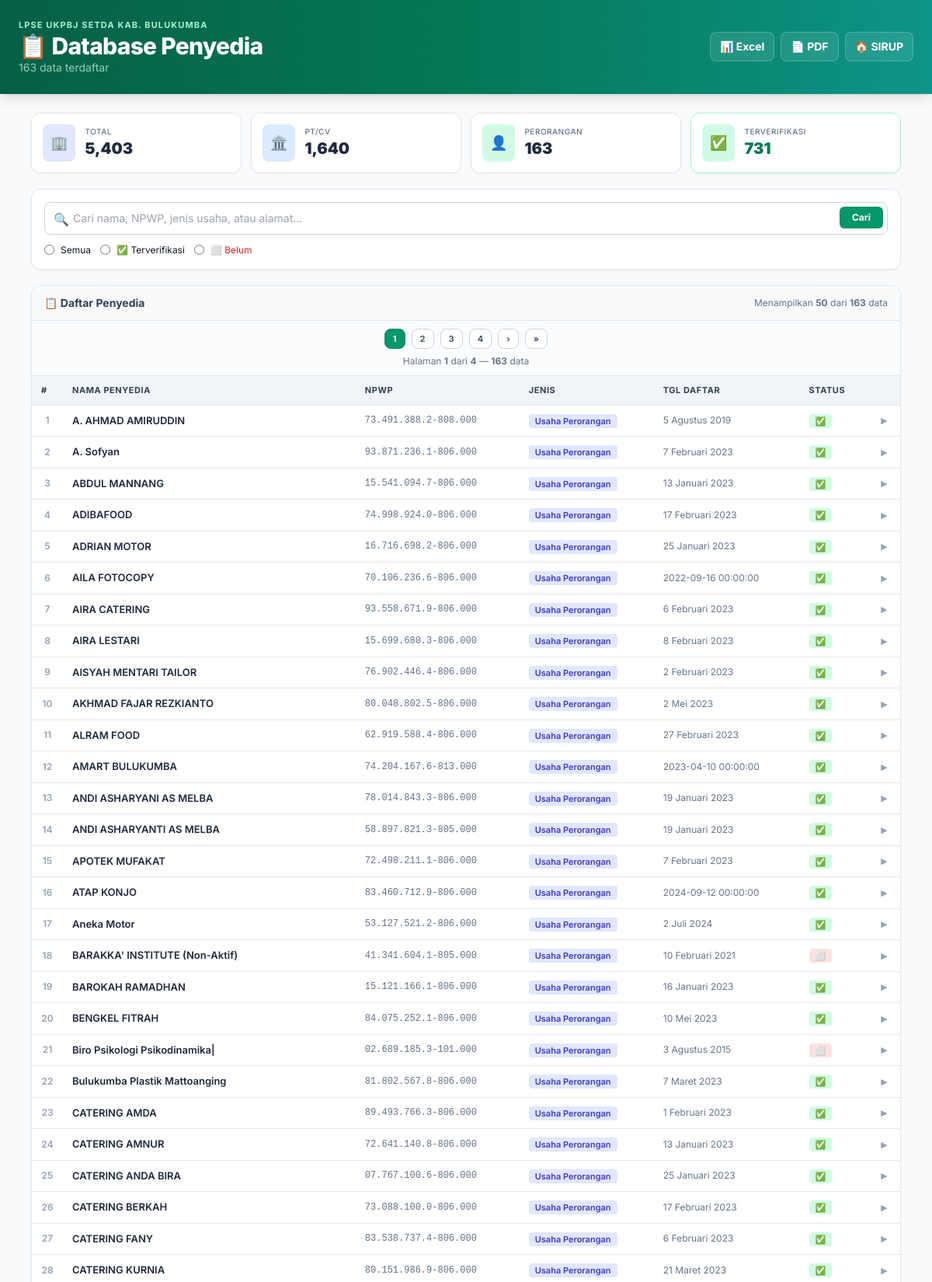
Page /penyedia?verif=perorangan (upper part) on the committed database.
### tables this page shows
CREATE TABLE penyedia (
    id INTEGER PRIMARY KEY AUTOINCREMENT,
    nama TEXT,
    npwp TEXT,
    email TEXT,
    tanggal_daftar TEXT,
    jenis_usaha TEXT,
    alamat TEXT,
    telepon TEXT,
    terverifikasi INTEGER DEFAULT 0
);

### app.py (the view)
@app.route('/penyedia')
def list_penyedia():
    search_query = request.args.get('search', '')
    verif_filter = request.args.get('verif', '')
    page = int(request.args.get('page', 1))
    per_page = 50
    offset = (page - 1) * per_page
    conn = get_db_connection()
    count_query = "SELECT COUNT(*) FROM penyedia WHERE 1=1"
    data_query = "SELECT * FROM penyedia WHERE 1=1"
    params = []
    if search_query:
        count_query += " AND (nama LIKE ? OR npwp LIKE ? OR jenis_usaha LIKE ? OR alamat LIKE ?)"
        data_query += " AND (nama LIKE ? OR npwp LIKE ? OR jenis_usaha LIKE ? OR alamat LIKE ?)"
        sq = f'%{search_query}%'
        params.extend([sq, sq, sq, sq])
    if verif_filter == 'verified':
        count_query += " AND terverifikasi = 1"
        data_query += " AND terverifikasi = 1"
    elif verif_filter == 'unverified':
        count_query += " AND (terverifikasi IS NULL OR terverifikasi = 0)"
        data_query += " AND (terverifikasi IS NULL OR terverifikasi = 0)"
    elif verif_filter == 'pt':
        count_query += " AND jenis_usaha LIKE '%PT%'"
        data_query += " AND jenis_usaha LIKE '%PT%'"
    elif verif_filter == 'perorangan':
        count_query += " AND (jenis_usaha LIKE '%Perorangan%' OR jenis_usaha LIKE '%Usaha Perorangan%')"
        data_query += " AND (jenis_usaha LIKE '%Perorangan%' OR jenis_usaha LIKE '%Usaha Perorangan%')"
    total_count = conn.execute(count_query, params).fetchone()[0] or 0
    data_query += " ORDER BY nama ASC LIMIT ? OFFSET ?"
    data_params = params + [per_page, offset]
    vendors = conn.execute(data_query, data_params).fetchall()
    total_vendors = conn.execute("SELECT COUNT(*) FROM penyedia").fetchone()[0] or 0
    total_pt = conn.execute("SELECT COUNT(*) FROM penyedia WHERE jenis_usaha LIKE '%PT%'").fetchone()[0] or 0
    total_perorangan = conn.execute("SELECT COUNT(*) FROM penyedia WHERE jenis_usaha LIKE '%Perorangan%'").fetchone()[0] or 0
    total_lainnya = total_vendors - total_pt - total_perorangan
    total_verified = conn.execute("SELECT COUNT(*) FROM penyedia WHERE terverifikasi = 1").fetchone()[0] or 0
    conn.close()
    return render_template('penyedia.html',
                           vendors=vendors, total_count=total_count,
                           total_vendors=total_vendors, total_pt=total_pt,
                           total_perorangan=total_perorangan, total_lainnya=total_lainnya,
                           total_verified=total_verified,
                           search_query=search_query, verif_filter=verif_filter,
                           page=page, per_page=per_page)

### app.py (called while the page is built)
def get_db_connection():
    conn = sqlite3.connect(DB_PATH)
    conn.row_factory = sqlite3.Row
    return conn

### templates/penyedia.html (shortened to what this page needs)
<!DOCTYPE html>
<html lang="id">
<head>
    <script src="https://cdn.tailwindcss.com"></script>
</head>
<body class="bg-slate-50 text-slate-900 min-h-screen">
<header class="bg-gradient-to-r from-emerald-800 via-emerald-700 to-teal-600 text-white py-6 px-4 shadow-lg">
    <div class="container mx-auto max-w-6xl">
        <div class="flex flex-col md:flex-row justify-between items-center gap-3">
            <div>
                <p class="text-emerald-200 text-[11px] font-bold tracking-widest uppercase">LPSE UKPBJ Setda Kab. Bulukumba</p>
                <h1 class="text-3xl font-extrabold tracking-tight">📋 Database Penyedia</h1>
                <p class="text-emerald-100/70 text-sm">{{ "{:,}".format(total_count) }} data terdaftar</p>
            </div>
            <div class="flex gap-2">
                <a href="/penyedia/export?search={{ search_query }}&verif={{ verif_filter }}&format=xlsx" class="bg-white/10 backdrop-blur text-white border border-white/20 px-3 py-2 rounded-lg font-bold hover:bg-white/20 text-sm">📊 Excel</a>
                <a href="/penyedia/export?search={{ search_query }}&verif={{ verif_filter }}&format=pdf" class="bg-white/10 backdrop-blur text-white border border-white/20 px-3 py-2 rounded-lg font-bold hover:bg-white/20 text-sm">📄 PDF</a>
                <a href="/" class="bg-white/10 backdrop-blur text-white border border-white/20 px-3 py-2 rounded-lg font-bold hover:bg-white/20 text-sm">🏠 SIRUP</a>
            </div>
        </div>
    </div>
</header>
<main class="container mx-auto max-w-6xl py-6 px-4">
    <div class="grid grid-cols-2 md:grid-cols-4 gap-3 mb-5">
        <a href="/penyedia" class="bg-white p-3.5 rounded-xl shadow-sm border border-slate-200 flex items-center gap-3 hover:shadow-md hover:border-indigo-300 hover:-translate-y-0.5 transition-all">
            <div class="bg-indigo-100 p-2.5 rounded-lg text-indigo-600 text-lg shrink-0">🏢</div>
            <div><p class="text-[10px] text-slate-500 font-medium uppercase tracking-wider">Total</p><p class="text-xl font-black text-slate-800" id="stat-total">{{ "{:,}".format(total_vendors) }}</p></div>
        </a>
        <a href="/penyedia?verif=pt" class="bg-white p-3.5 rounded-xl shadow-sm border border-slate-200 flex items-center gap-3 hover:shadow-md hover:border-blue-300 hover:-translate-y-0.5 transition-all">
            <div class="bg-blue-100 p-2.5 rounded-lg text-blue-600 text-lg shrink-0">🏛️</div>
            <div><p class="text-[10px] text-slate-500 font-medium uppercase tracking-wider">PT/CV</p><p class="text-xl font-black text-slate-800" id="stat-pt">{{ "{:,}".format(total_pt) }}</p></div>
        </a>
        <a href="/penyedia?verif=perorangan" class="bg-white p-3.5 rounded-xl shadow-sm border border-slate-200 flex items-center gap-3 hover:shadow-md hover:border-emerald-300 hover:-translate-y-0.5 transition-all">
            <div class="bg-emerald-100 p-2.5 rounded-lg text-emerald-600 text-lg shrink-0">👤</div>
            <div><p class="text-[10px] text-slate-500 font-medium uppercase tracking-wider">Perorangan</p><p class="text-xl font-black text-slate-800" id="stat-perorangan">{{ "{:,}".format(total_perorangan) }}</p></div>
        </a>
        <a href="/penyedia?verif=verified" class="bg-white p-3.5 rounded-xl shadow-sm border border-emerald-200 flex items-center gap-3 hover:shadow-md hover:border-emerald-400 hover:-translate-y-0.5 transition-all">
            <div class="bg-emerald-100 p-2.5 rounded-lg text-emerald-600 text-lg shrink-0">✅</div>
            <div><p class="text-[10px] text-slate-500 font-medium uppercase tracking-wider">Terverifikasi</p><p class="text-xl font-black text-emerald-700" id="stat-verified">{{ "{:,}".format(total_verified) }}</p></div>
        </a>
    </div>
    <div class="bg-white rounded-xl shadow-sm border border-slate-200 p-4 mb-5">
        <div class="space-y-3">
            <div class="relative">
                <input type="text" id="search-input" value="{{ search_query }}" placeholder="Cari nama, NPWP, jenis usaha, atau alamat..." class="w-full py-2.5 pl-9 pr-20 border border-slate-300 rounded-lg focus:ring-2 focus:ring-emerald-500 outline-none text-sm">
                <span class="absolute left-3 top-2.5 text-slate-400">🔍</span>
                <button id="search-btn" class="absolute right-1.5 top-1.5 bg-emerald-600 text-white px-4 py-1.5 rounded-md font-bold hover:bg-emerald-700 text-xs">Cari</button>
            </div>
            <div class="flex gap-3 text-xs">
                <label class="flex items-center gap-2 cursor-pointer"><input type="radio" name="verif" value="" {% if not verif_filter %}checked{% endif %} class="text-emerald-600 verif-radio"> <span>Semua</span></label>
                <label class="flex items-center gap-2 cursor-pointer"><input type="radio" name="verif" value="verified" {% if verif_filter == 'verified' %}checked{% endif %} class="text-emerald-600 verif-radio"> <span>✅ Terverifikasi</span></label>
                <label class="flex items-center gap-2 cursor-pointer"><input type="radio" name="verif" value="unverified" {% if verif_filter == 'unverified' %}checked{% endif %} class="text-emerald-600 verif-radio"> <span class="text-red-600">⬜ Belum</span></label>
            </div>
        </div>
    </div>
    <div class="bg-white rounded-xl shadow-sm border border-slate-200 overflow-hidden mb-6">
        <div class="px-4 py-3 border-b border-slate-200 bg-slate-50 flex justify-between items-center">
            <h2 class="font-bold text-slate-700 text-sm">📋 Daftar Penyedia</h2>
            <p class="text-xs text-slate-500" id="showing-info">Menampilkan <b>{{ vendors|length }}</b> dari <b>{{ "{:,}".format(total_count) }}</b> data</p>
        </div>
        <div id="penyedia-pagination-top" class="px-4 py-2.5 border-b border-slate-200 bg-slate-50/50 flex flex-col items-center gap-2">
        {% if total_count > per_page %}
        {% set tp = (total_count // per_page) + (1 if total_count % per_page > 0 else 0) %}
        {% set rs = 3 %}{% set s = [1, page - rs]|max %}{% set e = [tp, page + rs]|min %}
        <div class="flex items-center flex-wrap justify-center gap-2">
            {% for p in range(s, e + 1) %}
            {% if p == page %}
            <span class="px-2.5 py-1 text-[11px] font-bold rounded-lg border bg-emerald-600 text-white border-emerald-600">{{ p }}</span>
            {% else %}
            <button onclick="fetchPage({{ p }})" class="px-2.5 py-1 text-[11px] font-bold rounded-lg border bg-white text-slate-600 border-slate-300 hover:bg-indigo-50 hover:border-indigo-300" style="cursor:pointer">{{ p }}</button>
            {% endif %}
            {% endfor %}
            {% if page < tp %}
            <button onclick="fetchPage({{ page + 1 }})" class="px-2.5 py-1 text-[11px] font-bold rounded-lg border bg-white text-slate-600 border-slate-300 hover:bg-indigo-50 hover:border-indigo-300" style="cursor:pointer">›</button>
            <button onclick="fetchPage({{ tp }})" class="px-2.5 py-1 text-[11px] font-bold rounded-lg border bg-white text-slate-600 border-slate-300 hover:bg-indigo-50 hover:border-indigo-300" style="cursor:pointer">»</button>
            {% endif %}
        </div>
        <div class="text-xs text-slate-500">Halaman <b>{{ page }}</b> dari <b>{{ tp }}</b> — <b>{{ "{:,}".format(total_count) }}</b> data</div>
        {% endif %}
        </div>
        <div class="table-wrap">
            <table>
                <thead><tr><th>#</th><th>Nama Penyedia</th><th class="hide-mobile">NPWP</th><th>Jenis</th><th class="hide-mobile">Tgl Daftar</th><th>Status</th><th></th></tr></thead>
                <tbody id="penyedia-tbody">
                    {% for v in vendors %}
                    {% set rn = (page - 1) * per_page + loop.index %}
                    <tr onclick="toggleDetail(this, {{ v.id }})" style="cursor:pointer">
                        <td>{{ rn }}</td>
                        <td style="font-weight:600;color:#1e293b">{{ v.nama }}</td>
                        <td class="hide-mobile" style="font-family:monospace;font-size:12px;color:#64748b">{{ v.npwp }}</td>
                        <td>{% if v.jenis_usaha and v.jenis_usaha != '-' %}<span class="px-2 py-0.5 bg-indigo-100 text-indigo-700 rounded text-[11px] font-semibold">{{ v.jenis_usaha[:20] }}{% if v.jenis_usaha|length > 20 %}…{% endif %}</span>{% else %}<span class="text-slate-300">—</span>{% endif %}</td>
                        <td class="hide-mobile" style="color:#64748b;font-size:12px">{% if v.tanggal_daftar and v.tanggal_daftar != '-' %}{{ v.tanggal_daftar }}{% else %}<span class="text-slate-300">—</span>{% endif %}</td>
                        <td>{% if v.terverifikasi == 1 %}<span class="px-2 py-0.5 bg-emerald-100 text-emerald-700 rounded text-[11px] font-semibold">✅</span>{% else %}<span class="px-2 py-0.5 bg-red-100 text-red-700 rounded text-[11px] font-semibold">⬜</span>{% endif %}</td>
                        <td style="text-align:center;color:#94a3b8;font-size:11px"><span class="arr-{{ v.id }}" style="transition:transform 0.2s;display:inline-block">▶</span></td>
                    </tr>
                    {% else %}
                    <tr><td colspan="7" style="text-align:center;padding:40px;color:#94a3b8"><div style="font-size:40px;margin-bottom:12px">📭</div><p>Tidak ada data.</p>{% if search_query %}<a href="/penyedia" style="color:#059669;font-weight:700;margin-top:8px;display:inline-block">Reset</a>{% endif %}</td></tr>
                    {% endfor %}
                </tbody>
            </table>
        </div>
    </div>
</main>
</body>
</html>

### templates/penyedia.html (style rules this page uses)
body { font-family: 'Inter', sans-serif; }
.table-wrap { overflow-x: auto; max-width: 100%; }
.table-wrap table { width: 100%; min-width: 680px; border-collapse: collapse; }
.table-wrap th, .table-wrap td { padding: 10px 12px; text-align: left; font-size: 13px; border-bottom: 1px solid #e2e8f0; }
.table-wrap th { background: #f1f5f9; font-weight: 700; color: #334155; text-transform: uppercase; font-size: 11px; letter-spacing: 0.05em; }
.table-wrap td:first-child { width: 40px; text-align: center; color: #94a3b8; font-weight: 600; font-size: 12px; }

### rows in the picture
penyedia: rn "1", nama "A. AHMAD AMIRUDDIN", npwp "73.491.388.2-808.000", jenis_usaha "Usaha Perorangan", tanggal_daftar "5 Agustus 2019"
penyedia: rn "2", nama "A. Sofyan", npwp "93.871.236.1-806.000", jenis_usaha "Usaha Perorangan", tanggal_daftar "7 Februari 2023"
penyedia: rn "3", nama "ABDUL MANNANG", npwp "15.541.094.7-806.000", jenis_usaha "Usaha Perorangan", tanggal_daftar "13 Januari 2023"
penyedia: rn "4", nama "ADIBAFOOD", npwp "74.998.924.0-806.000", jenis_usaha "Usaha Perorangan", tanggal_daftar "17 Februari 2023"
penyedia: rn "5", nama "ADRIAN MOTOR", npwp "16.716.698.2-806.000", jenis_usaha "Usaha Perorangan", tanggal_daftar "25 Januari 2023"
penyedia: rn "6", nama "AILA FOTOCOPY", npwp "70.106.236.6-806.000", jenis_usaha "Usaha Perorangan", tanggal_daftar "2022-09-16 00:00:00"
penyedia: rn "7", nama "AIRA CATERING", npwp "93.558.671.9-806.000", jenis_usaha "Usaha Perorangan", tanggal_daftar "6 Februari 2023"
penyedia: rn "8", nama "AIRA LESTARI", npwp "15.699.680.3-806.000", jenis_usaha "Usaha Perorangan", tanggal_daftar "8 Februari 2023"
penyedia: rn "9", nama "AISYAH MENTARI TAILOR", npwp "76.902.446.4-806.000", jenis_usaha "Usaha Perorangan", tanggal_daftar "2 Februari 2023"
penyedia: rn "10", nama "AKHMAD FAJAR REZKIANTO", npwp "80.048.802.5-806.000", jenis_usaha "Usaha Perorangan", tanggal_daftar "2 Mei 2023"
penyedia: rn "11", nama "ALRAM FOOD", npwp "62.919.588.4-806.000", jenis_usaha "Usaha Perorangan", tanggal_daftar "27 Februari 2023"
penyedia: rn "12", nama "AMART BULUKUMBA", npwp "74.204.167.6-813.000", jenis_usaha "Usaha Perorangan", tanggal_daftar "2023-04-10 00:00:00"
penyedia: rn "13", nama "ANDI ASHARYANI AS MELBA", npwp "78.014.843.3-806.000", jenis_usaha "Usaha Perorangan", tanggal_daftar "19 Januari 2023"
penyedia: rn "14", nama "ANDI ASHARYANTI AS MELBA", npwp "58.897.821.3-805.000", jenis_usaha "Usaha Perorangan", tanggal_daftar "19 Januari 2023"
penyedia: rn "15", nama "APOTEK MUFAKAT", npwp "72.498.211.1-806.000", jenis_usaha "Usaha Perorangan", tanggal_daftar "7 Februari 2023"
penyedia: rn "16", nama "ATAP KONJO", npwp "83.460.712.9-806.000", jenis_usaha "Usaha Perorangan", tanggal_daftar "2024-09-12 00:00:00"
penyedia: rn "17", nama "Aneka Motor", npwp "53.127.521.2-806.000", jenis_usaha "Usaha Perorangan", tanggal_daftar "2 Juli 2024"
penyedia: rn "18", nama "BARAKKA' INSTITUTE (Non-Aktif)", npwp "41.341.604.1-805.000", jenis_usaha "Usaha Perorangan", tanggal_daftar "10 Februari 2021"
penyedia: rn "19", nama "BAROKAH RAMADHAN", npwp "15.121.166.1-806.000", jenis_usaha "Usaha Perorangan", tanggal_daftar "16 Januari 2023"
penyedia: rn "20", nama "BENGKEL FITRAH", npwp "84.075.252.1-806.000", jenis_usaha "Usaha Perorangan", tanggal_daftar "10 Mei 2023"
penyedia: rn "21", nama "Biro Psikologi Psikodinamika|", npwp "02.689.185.3-101.000", jenis_usaha "Usaha Perorangan", tanggal_daftar "3 Agustus 2015"
penyedia: rn "22", nama "Bulukumba Plastik Mattoanging", npwp "81.802.567.8-806.000", jenis_usaha "Usaha Perorangan", tanggal_daftar "7 Maret 2023"
penyedia: rn "23", nama "CATERING AMDA", npwp "89.493.766.3-806.000", jenis_usaha "Usaha Perorangan", tanggal_daftar "1 Februari 2023"
penyedia: rn "24", nama "CATERING AMNUR", npwp "72.641.140.8-806.000", jenis_usaha "Usaha Perorangan", tanggal_daftar "13 Januari 2023"
penyedia: rn "25", nama "CATERING ANDA BIRA", npwp "07.767.100.6-806.000", jenis_usaha "Usaha Perorangan", tanggal_daftar "25 Januari 2023"
penyedia: rn "26", nama "CATERING BERKAH", npwp "73.088.100.0-806.000", jenis_usaha "Usaha Perorangan", tanggal_daftar "17 Februari 2023"
penyedia: rn "27", nama "CATERING FANY", npwp "83.538.737.4-806.000", jenis_usaha "Usaha Perorangan", tanggal_daftar "6 Februari 2023"
penyedia: rn "28", nama "CATERING KURNIA", npwp "80.151.986.9-806.000", jenis_usaha "Usaha Perorangan", tanggal_daftar "21 Maret 2023"

### other values in the picture
{{ "{:,}".format(total_count) }} "163"
{{ "{:,}".format(total_vendors) }} "5,403"
{{ "{:,}".format(total_pt) }} "1,640"
{{ "{:,}".format(total_perorangan) }} "163"
{{ "{:,}".format(total_verified) }} "731"
{{ vendors|length }} "50"
{{ p }} "1"
{{ p }} "2" "3" "4"
{{ page }} "1"
{{ tp }} "4"
